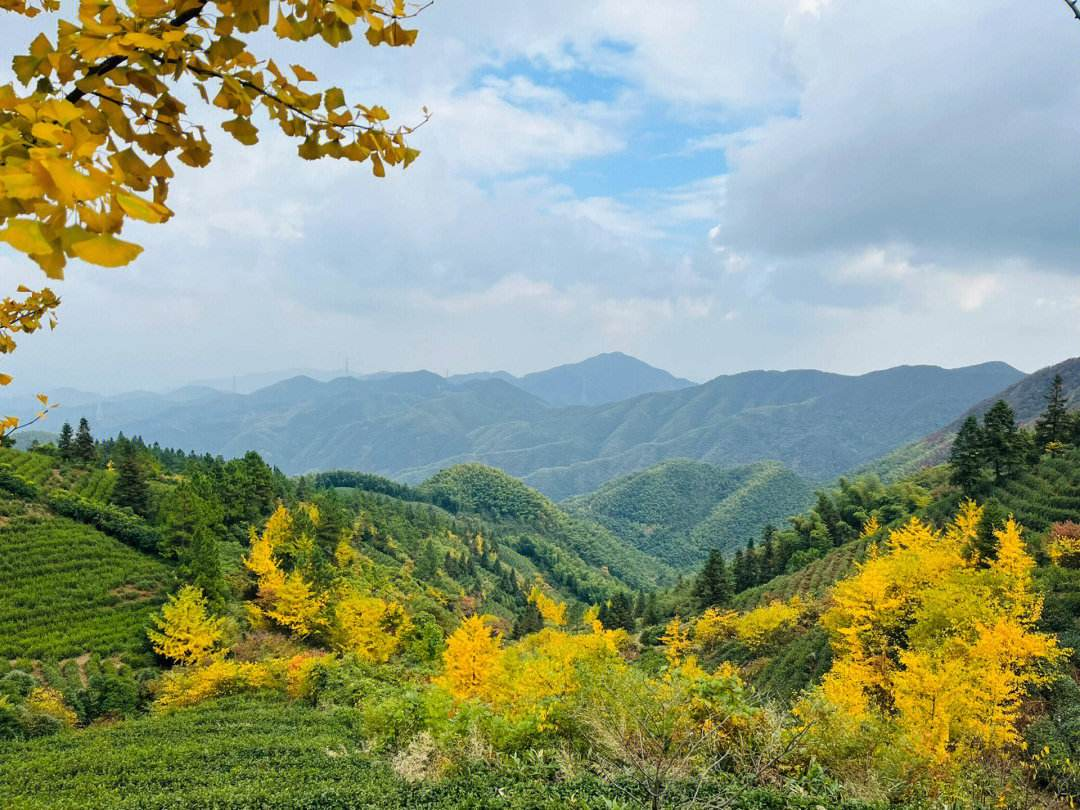
#> input picture Python/MyOpenCV/img.jpeg, 1080 x 810 px, found by its file name
$ python 2.1.3.py
#> lines starting #> are read from the running program, lines starting #| are printed output that depends on the picture; after the words box and inside, x2 and y2 are one past the last pixel; in counts of white or black regions, pixels touching at a corner belong together
# 2.1.3 获取并修改图像中的像素点
import cv2
import numpy as np

path = "E:\\codeProject\\Python\\MyOpenCV\\img.jpeg"
img = cv2.imread(path)
#> img is the input picture: shape (810, 1080, 3); mean B, G, R 128.7, 155.4, 142.9

px = img[100,100]
#> px = [47, 101, 112]

blue = img[100,100,0]
#> blue = 47
print(px)
#| [ 47 101 112]
print(blue)
#| 47
img[100:150,:] = [255,255,255]
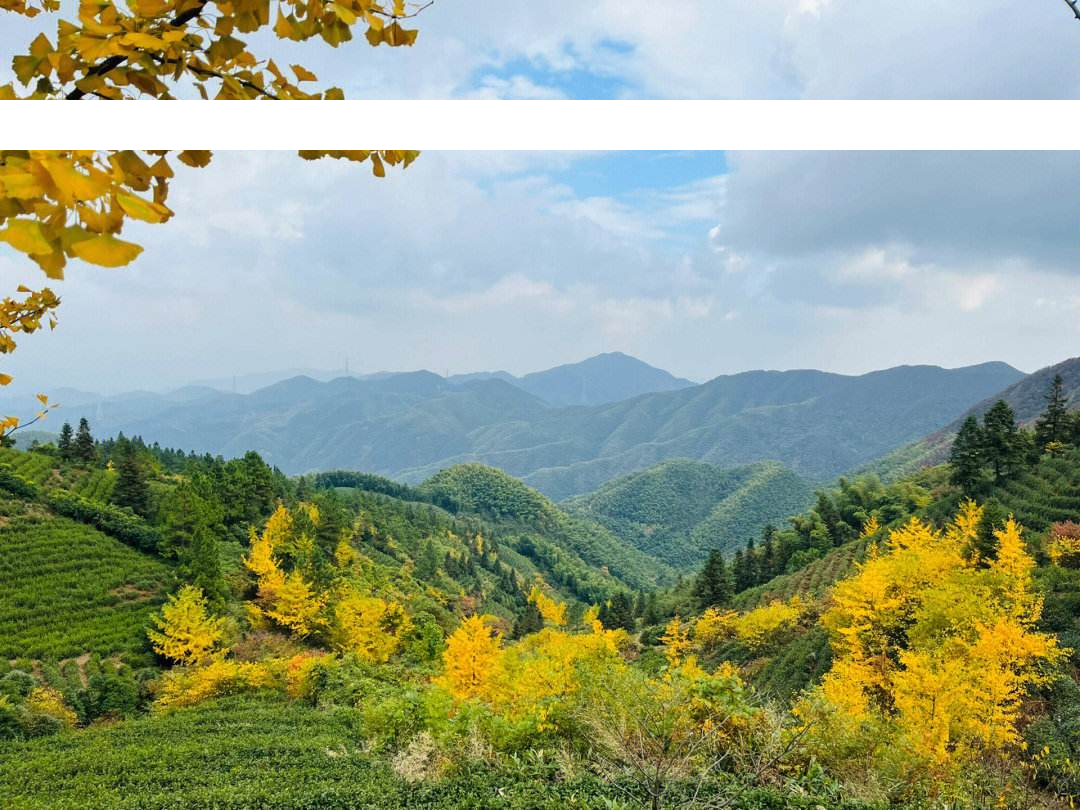
#> img: shape (810, 1080, 3); 6.17% of pixels changed, all inside (x1, y1, x2, y2) = (0, 100, 1080, 150)
cv2.imshow('image',img)
cv2.waitKey(0)
